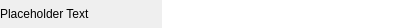
<?xml version="1.0" encoding="UTF-8"?>
<ui version="4.0">
 <class>TextInputWidget</class>
 <widget class="QWidget" name="TextInputWidget">
  <property name="geometry">
   <rect>
    <x>0</x>
    <y>0</y>
    <width>396</width>
    <height>28</height>
   </rect>
  </property>
  <property name="minimumSize">
   <size>
    <width>0</width>
    <height>28</height>
   </size>
  </property>
  <property name="windowTitle">
   <string>Form</string>
  </property>
  <property name="styleSheet">
   <string notr="true"/>
  </property>
  <layout class="QHBoxLayout" name="horizontalLayout">
   <property name="leftMargin">
    <number>0</number>
   </property>
   <property name="topMargin">
    <number>0</number>
   </property>
   <property name="rightMargin">
    <number>0</number>
   </property>
   <property name="bottomMargin">
    <number>0</number>
   </property>
   <item>
    <widget class="QLabel" name="label">
     <property name="sizePolicy">
      <sizepolicy hsizetype="Preferred" vsizetype="Preferred">
       <horstretch>2</horstretch>
       <verstretch>0</verstretch>
      </sizepolicy>
     </property>
     <property name="maximumSize">
      <size>
       <width>16777215</width>
       <height>16777215</height>
      </size>
     </property>
     <property name="text">
      <string>Placeholder Text</string>
     </property>
    </widget>
   </item>
   <item>
    <widget class="QLineEdit" name="text">
     <property name="sizePolicy">
      <sizepolicy hsizetype="Preferred" vsizetype="Preferred">
       <horstretch>3</horstretch>
       <verstretch>0</verstretch>
      </sizepolicy>
     </property>
     <property name="frame">
      <bool>false</bool>
     </property>
    </widget>
   </item>
  </layout>
 </widget>
 <resources/>
 <connections/>
</ui>
